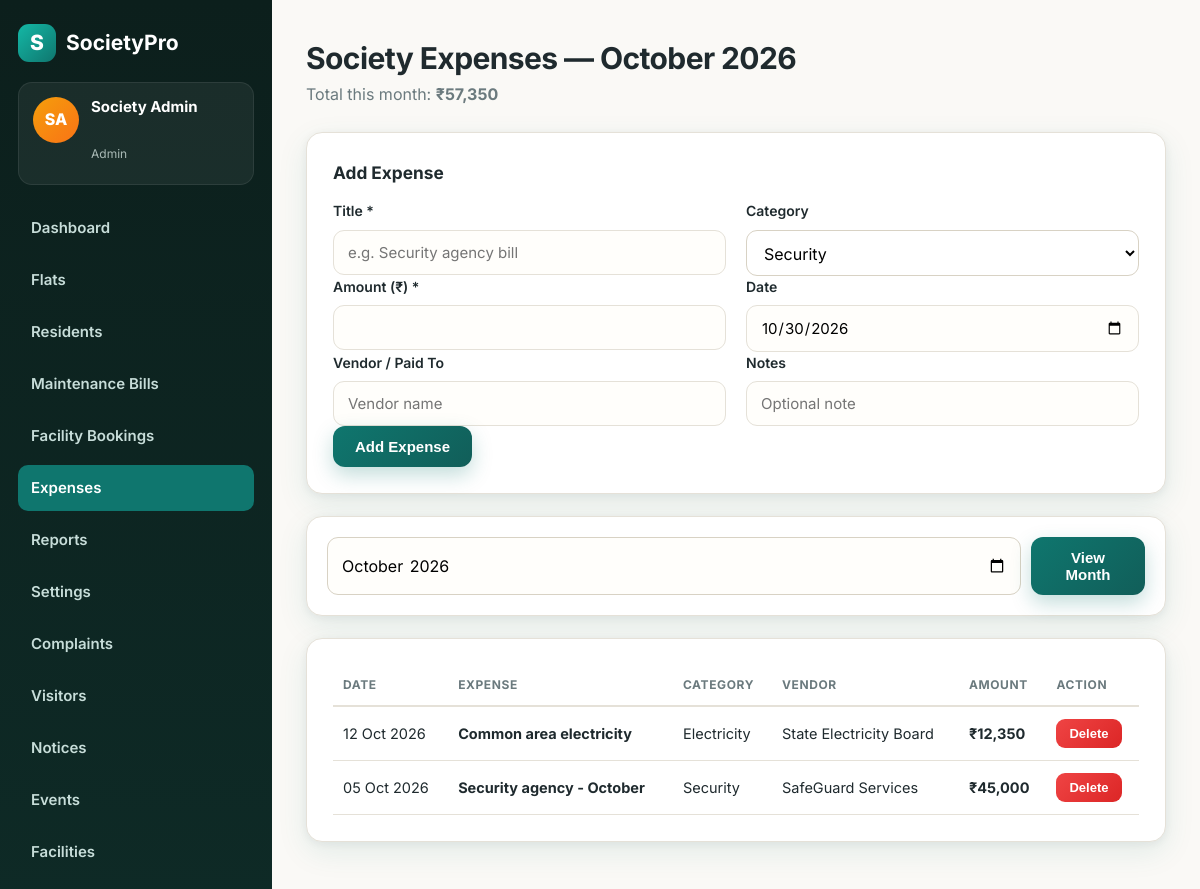
/expenses.php (signed in), run on the app's committed database.
### tables this page shows
CREATE TABLE IF NOT EXISTS `expenses` (
  `id` int(11) NOT NULL AUTO_INCREMENT,
  `title` varchar(200) NOT NULL,
  `category` varchar(50) NOT NULL DEFAULT 'Other',
  `amount` decimal(10,2) NOT NULL,
  `expense_date` date NOT NULL,
  `vendor` varchar(120) DEFAULT NULL,
  `notes` varchar(255) DEFAULT NULL,
  `created_at` datetime NOT NULL DEFAULT current_timestamp(),
  PRIMARY KEY (`id`),
  KEY `expense_date` (`expense_date`)
);

### includes/functions.php (called while the page is built, shortened)
<?php
function e(?string $v): string { return htmlspecialchars((string)$v, ENT_QUOTES, 'UTF-8'); }
function inr(float $amount): string {
    $neg = $amount < 0;
    $amount = abs($amount);
    $parts = explode('.', number_format($amount, 2, '.', ''));
    $int = $parts[0];
    if (strlen($int) > 3) {
        $last3 = substr($int, -3);
        $rest = substr($int, 0, -3);
        $rest = preg_replace('/\B(?=(\d{2})+(?!\d))/', ',', $rest);
        $int = $rest . ',' . $last3;
    }
    $dec = ($parts[1] ?? '00') !== '00' ? '.' . $parts[1] : '';
    return ($neg ? '-₹' : '₹') . $int . $dec;
}

### expenses.php (the view, shortened to what this page needs)
<?php
require_once __DIR__ . '/includes/functions.php';
$db = db();
$CATEGORIES = ['Security', 'Housekeeping', 'Repairs', 'Electricity', 'Water', 'Lift Maintenance', 'Garden', 'Events', 'Office', 'Other'];
$month = preg_match('/^\d{4}-\d{2}$/', $_GET['month'] ?? '') ? $_GET['month'] : date('Y-m');
$stmt = $db->prepare("SELECT * FROM expenses WHERE DATE_FORMAT(expense_date, '%Y-%m') = ? ORDER BY expense_date DESC, id DESC");
$stmt->execute([$month]);
$expenses = $stmt->fetchAll();
$total = array_sum(array_map(fn($x) => (float)$x['amount'], $expenses));
require_once __DIR__ . '/includes/header.php';
?>
<div class="page-head"><h1>Society Expenses — <?= e(date('F Y', strtotime($month . '-01'))) ?></h1><p>Total this month: <strong><?= e(inr($total)) ?></strong></p></div>
<div class="card" style="margin-bottom:22px">
  <h2 style="font-size:1.08rem;margin-bottom:14px">Add Expense</h2>
  <form method="post">
    <div class="form-grid">
      <div class="field"><label>Title *</label><input type="text" name="title" required placeholder="e.g. Security agency bill"></div>
      <div class="field"><label>Category</label>
        <select name="category"><?php foreach ($CATEGORIES as $c): ?><option><?= e($c) ?></option><?php endforeach; ?></select></div>
      <div class="field"><label>Amount (₹) *</label><input type="number" name="amount" step="0.01" min="1" required></div>
      <div class="field"><label>Date</label><input type="date" name="expense_date" value="<?= e(date('Y-m-d')) ?>" required></div>
      <div class="field"><label>Vendor / Paid To</label><input type="text" name="vendor" placeholder="Vendor name"></div>
      <div class="field"><label>Notes</label><input type="text" name="notes" placeholder="Optional note"></div>
    </div>
    <button class="btn" type="submit">Add Expense</button>
  </form>
</div>
<div class="filter-card">
  <form method="get" style="display:flex;gap:10px">
    <input type="month" name="month" value="<?= e($month) ?>" style="padding:11px 13px;border:1.5px solid #D8D2C4;border-radius:11px;font:inherit">
    <button class="btn" type="submit">View Month</button>
  </form>
</div>
<div class="card">
  <div class="table-wrap"><table>
    <tr><th>Date</th><th>Expense</th><th>Category</th><th>Vendor</th><th>Amount</th><th>Action</th></tr>
    <?php foreach ($expenses as $ex): ?>
    <tr>
      <td><?= e(date('d M Y', strtotime($ex['expense_date']))) ?></td>
      <td><strong><?= e($ex['title']) ?></strong><?= $ex['notes'] ? '<br><small style="color:var(--muted)">' . e($ex['notes']) . '</small>' : '' ?></td>
      <td><?= e($ex['category']) ?></td>
      <td><?= e($ex['vendor'] ?: '-') ?></td>
      <td><strong><?= e(inr((float)$ex['amount'])) ?></strong></td>
      <td><form method="post" data-confirm="Delete this expense?"><?= csrf_field() ?><input type="hidden" name="delete_id" value="<?= (int)$ex['id'] ?>"><button class="btn btn-sm btn-danger" type="submit">Delete</button></form></td>
    </tr>
    <?php endforeach; ?>
  </table></div>
</div>
<?php require_once __DIR__ . '/includes/footer.php'; ?>

### assets/css/style.css (style rules this page uses)
:root { --paper:#FAF9F6; --card:#FFFFFF; --ink:#1F2A2E; --muted:#6B7A7E; --teal:#0F766E; --teal-dark:#115E59; --teal-soft:#E3F2EF; --amber:#F59E0B; --line:#E5E1D8; --danger:#DC2626; --success:#15803D; --radius:16px; --shadow:0 10px 30px rgba(15,118,110,.10), 0 2px 8px rgba(31,42,46,.06); }
* { margin:0;padding:0;box-sizing:border-box }
body { font-family:'Inter',system-ui,-apple-system,Segoe UI,Roboto,sans-serif;background:var(--paper);color:var(--ink);line-height:1.6 }
.btn { display:inline-flex;align-items:center;justify-content:center;gap:8px;background:linear-gradient(135deg,var(--teal),var(--teal-dark));color:#fff!important;border:none;padding:12px 22px;border-radius:12px;font-weight:700;font-size:15px;cursor:pointer;box-shadow:0 8px 20px rgba(15,118,110,.25);transition:.2s;text-decoration:none!important }
.btn-danger { background:linear-gradient(135deg,#EF4444,var(--danger));box-shadow:none }
.btn-sm { padding:7px 13px;font-size:13px;border-radius:9px }
label { display:block;font-weight:600;font-size:14px;margin-bottom:7px }
input,select { width:100%;padding:12px 14px;border:1.5px solid var(--line);border-radius:11px;font-size:15px;font-family:inherit;background:#FFFEFB;transition:.15s }
.page-head { margin-bottom:24px }
.page-head h1 { font-size:30px;letter-spacing:-.6px }
.page-head p { color:var(--muted) }
.card { background:var(--card);border:1px solid var(--line);border-radius:var(--radius);box-shadow:var(--shadow);padding:26px;margin-bottom:22px }
.card h2 { font-size:20px;margin-bottom:14px }
table { width:100%;border-collapse:collapse;font-size:14.5px }
th { text-align:left;color:var(--muted);font-size:12px;text-transform:uppercase;letter-spacing:.05em;padding:10px;border-bottom:2px solid var(--line) }
td { padding:12px 10px;border-bottom:1px solid var(--line);vertical-align:middle }
.table-wrap { overflow-x:auto }
.form-grid { display:grid;grid-template-columns:1fr 1fr;gap:0 20px }
.filter-card { background:var(--card);border:1px solid var(--line);border-radius:var(--radius);box-shadow:var(--shadow);padding:20px;margin-bottom:22px }
select,textarea { width:100%;padding:11px 13px;border:1.5px solid #D8D2C4;border-radius:11px;font:inherit;background:#fff }
td form { display:inline }

### data on the page
expenses: expense_date "12 Oct 2026", title "Common area electricity", category "Electricity", vendor "State Electricity Board", amount "₹12,350"
expenses: expense_date "05 Oct 2026", title "Security agency - October", category "Security", vendor "SafeGuard Services", amount "₹45,000"

### other printed values
initials($u['name']) "SA"
$u['name'] "Society Admin"
$u['role'] "Admin"
date('F Y', strtotime($month . '-01')) "October 2026"
inr($total) "₹57,350"
form field category "Security"
